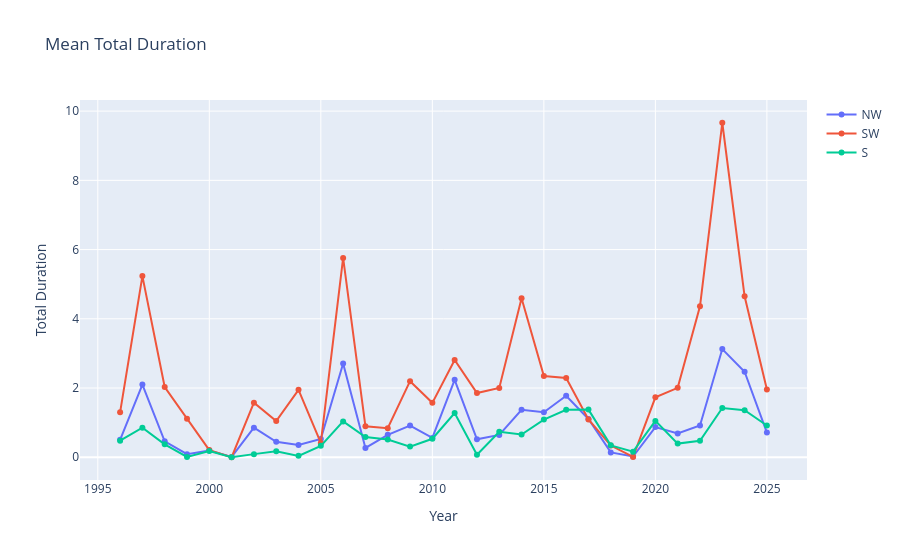

Here is the notebook cell this chart was saved with:
### Code cell
meanNEventsNW = [[i, yearDict[i].table.loc['total_duration', ('NW', 'mean')]] for i in range(1996,2026)]
meanNEventsSW = [[i, yearDict[i].table.loc['total_duration', ('SW', 'mean')]] for i in range(1996,2026)]
meanNEventsS = [[i, yearDict[i].table.loc['total_duration', ('S', 'mean')]] for i in range(1996,2026)]

dfNW = pd.DataFrame(
    meanNEventsNW,
    columns=['Year', 'total_duration']
)

dfSW = pd.DataFrame(
    meanNEventsSW,
    columns=['Year', 'total_duration']
)
dfS = pd.DataFrame(
    meanNEventsS,
    columns=['Year', 'total_duration']
)

fig = go.Figure()

fig.add_trace(
    go.Scatter(
        x=dfNW['Year'],
        y=dfNW['total_duration'],
        mode='lines+markers',
        name='NW'
    )
)
fig.add_trace(
    go.Scatter(
        x=dfSW['Year'],
        y=dfSW['total_duration'],
        mode='lines+markers',
        name='SW'
    )
)
fig.add_trace(
    go.Scatter(
        x=dfS['Year'],
        y=dfS['total_duration'],
        mode='lines+markers',
        name='S'
    )
)


fig.update_layout(
    title="Mean Total Duration",
    xaxis_title="Year",
    yaxis_title="Total Duration"
)
fig.show()

### Figure 1 — Plotly figure (JSON) as saved in the notebook; plotly's stock layout.template omitted (floating-point values rounded to 4 significant figures)
{"data": [{"mode": "lines+markers", "name": "NW", "type": "scatter", "x": [1996, 1997, 1998, 1999, 2000, 2001, 2002, 2003, 2004, 2005, 2006, 2007, 2008, 2009, 2010, 2011, 2012, 2013, 2014, 2015, 2016, 2017, 2018, 2019, 2020, 2021, 2022, 2023, 2024, 2025], "y": [0.504, 2.1, 0.462, 0.09, 0.198, 0.01, 0.854, 0.446, 0.354, 0.53, 2.71, 0.27, 0.648, 0.914, 0.558, 2.236, 0.518, 0.646, 1.372, 1.302, 1.778, 1.106, 0.14, 0.022, 0.872, 0.686, 0.916, 3.126, 2.472, 0.712]}, {"mode": "lines+markers", "name": "SW", "type": "scatter", "x": [1996, 1997, 1998, 1999, 2000, 2001, 2002, 2003, 2004, 2005, 2006, 2007, 2008, 2009, 2010, 2011, 2012, 2013, 2014, 2015, 2016, 2017, 2018, 2019, 2020, 2021, 2022, 2023, 2024, 2025], "y": [1.298, 5.234, 2.03, 1.112, 0.206, 0.0, 1.576, 1.046, 1.948, 0.414, 5.758, 0.894, 0.838, 2.198, 1.572, 2.812, 1.854, 2.004, 4.592, 2.346, 2.29, 1.09, 0.338, 0.01, 1.732, 2.006, 4.36, 9.664, 4.65, 1.96]}, {"mode": "lines+markers", "name": "S", "type": "scatter", "x": [1996, 1997, 1998, 1999, 2000, 2001, 2002, 2003, 2004, 2005, 2006, 2007, 2008, 2009, 2010, 2011, 2012, 2013, 2014, 2015, 2016, 2017, 2018, 2019, 2020, 2021, 2022, 2023, 2024, 2025], "y": [0.48, 0.854, 0.372, 0.01, 0.18, 0.0, 0.09, 0.17, 0.04, 0.33, 1.036, 0.582, 0.51, 0.308, 0.534, 1.276, 0.072, 0.738, 0.658, 1.088, 1.37, 1.376, 0.344, 0.16, 1.05, 0.394, 0.474, 1.424, 1.358, 0.916]}], "layout": {"title": {"text": "Mean Total Duration"}, "xaxis": {"title": {"text": "Year"}}, "yaxis": {"title": {"text": "Total Duration"}}}}
